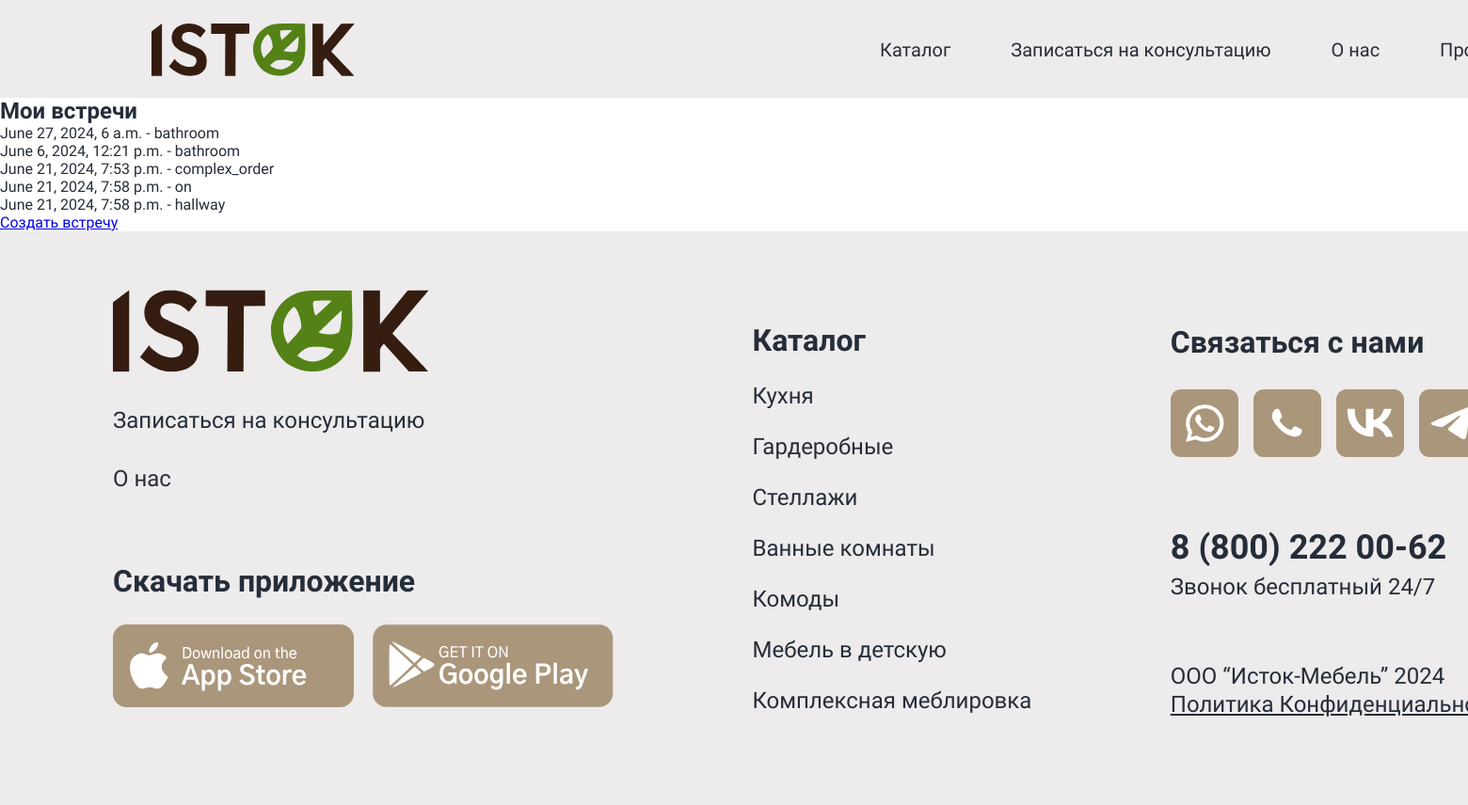
The page /feedback/ (signed in) on the database its author committed.
### appointments/models.py (models this page shows, shortened)
class Appointment(models.Model):
    CONTACT_METHOD_CHOICES = [
        ('phone', 'Телефон'),
        ('social', 'Соц сети'),
    ]
    PURPOSE_CHOICES = [
        ('kitchen', 'Кухня'),
        ('wardrobe', 'Шкаф'),
        ('hallway', 'Прихожая'),
        ('closet', 'Гардероб'),
        ('bathroom', 'Мебель для ванной'),
        ('kids', 'Мебель для детской'),
        ('living_room', 'Мебель для гостиной'),
        ('complex_order', 'Комплексный заказ'),
    ]
    user = models.ForeignKey(CustomUser, on_delete=models.CASCADE)
    date_time = models.DateTimeField()
    is_approved = models.BooleanField(default=False, verbose_name='Подтверждена')
    accepted_datetime = models.DateTimeField(null=True, blank=True)
    notes = models.TextField(blank=True, verbose_name='Заметки')
    contact_method = models.CharField(max_length=10, choices=CONTACT_METHOD_CHOICES)  # Способ связи
    contact_info = models.CharField(max_length=255)  # Сам контакт
    requires_confirmation = models.BooleanField(default=False, verbose_name='Подтверждение')
    purpose = models.CharField(max_length=20, choices=PURPOSE_CHOICES, verbose_name='Цель')  # Цель: Какая мебель потребуется?
    requires_consultation = models.BooleanField(default=False, verbose_name='Консультация')

### appointments/views.py (the view)
# urls.py: path('', views.appointment_list, name='appointment_list'),
@login_required
def appointment_list(request):
    appointments = Appointment.objects.filter(user=request.user)
    return render(request, 'appointments/appointment_list.html', {'appointments': appointments})

### templates/appointments/appointment_list.html (shortened to what this page needs)
{% extends 'flatpages/default.html' %}
{% block content %}
<h2>Мои встречи</h2>
<ul>
    {% for appointment in appointments %}
    <li>{{ appointment.date_time }} - {{ appointment.purpose }}</li>
    {% empty %}
    <li>Нет запланированных встреч.</li>
    {% endfor %}
</ul>
<a href="{% url 'appointment_create' %}">Создать встречу</a>
{% endblock %}

### templates/flatpages/default.html (shortened to what this page needs)
<!DOCTYPE html>
<html lang="ru">
    <head>
        <link rel="stylesheet" href="/static/styles.css">
        <link rel="stylesheet" href="/static/main__style.css">
        <link rel="stylesheet" href="/static/styleconnection.css">
        <link rel="stylesheet" href="/static/personalAccountProfile.css">
        <link rel="stylesheet" href="https://cdn.jsdelivr.net/npm/flatpickr/dist/flatpickr.min.css">
        {% load static %}
        <link href="{% static 'styles.css' %}" rel="stylesheet" />
    </head>
    <body style="height: 100vh; width: 100vw;">
        <div class="wrapper">
            <header class="header">
                <div class="header__wrap">
                    <a href="{% url 'home' %}">
                        <span class="header__logo" style="margin-left: -12em;">
                    </span>
                    </a>
                    <nav class="header__nav" style="margin-right: -15em;">
                        <ul class="header__list">
                            <li class="header__item">
                                <a class="header__link" href="{% url 'index' %}">Каталог</a>
                            </li>
                            <li class="header__item">
                                <a id="consultationBtn" class="header__link">Записаться на консультацию</a>
                            </li>
                            <li class="header__item">
                                <a class="header__link" href="{% url 'about_us' %}">О нас</a>
                            </li>
                            {% if user.is_authenticated %}
                            <li class="header__item">
                                <a class="header__link" href="{% url 'profile' %}">Профиль</a>
                            </li>
                            {% else %}
                            <li class="header__item">
                                <a id="loginBtn" class="header__link" href="#">Регистрация/вход</a>
                            </li>
{% endif %}
                        </ul>
                    </nav>
                </div>
            </header>
            {% block content %}{% endblock content %}
            <footer class="footer">
                <div class="footer__wrap">
                    <div class="footer__info_wrap">
                        <ul class="footer__info">
                            <li class="footer__item">
                            </li>
                            <li class="footer__item">
                               <a id="consultationBtnFooter" class="footer__link">Записаться на консультацию</a>
                            </li>
                            <li class="footer__item">
                                <a class="footer__link" href="{% url 'about_us' %}">О нас</a>
                            </li>
                        </ul>
                        <h3 class="footer__title">Скачать приложение</h3>
                        <div class="footer__app_icon">
                            <img src="/static/images/svg/appStore.svg" class="icon_img" alt="icons" width="256" height="88">
                            <img src="/static/images/svg/googlePlay.svg" class="icon_img" alt="icons" width="256" height="88">
                        </div>
                    </div>
                    <ul class="footer__catalog">
                        <li class="footer__item">
                            <a class="footer__link footer__title" href="{% url 'index' %}">Каталог</a>
                        </li>
                        <li class="footer__item">
                            <a class="footer__link" href="{% url 'product_detail' pk=2 %}">Кухня</a>
                        </li>
                        <li class="footer__item">
                            <a class="footer__link" href="{% url 'product_detail' pk=8 %}">Гардеробные</a>
                        </li>
                        <li class="footer__item">
                            <a class="footer__link" href="{% url 'product_detail' pk=5 %}">Стеллажи</a>
                        </li>
                        <li class="footer__item">
                            <a class="footer__link" href="{% url 'product_detail' pk=15 %}">Ванные комнаты</a>
                        </li>
                        <li class="footer__item">
                            <a class="footer__link" href="{% url 'product_detail' pk=12 %}">Комоды</a>
                        </li>
                        <li class="footer__item">
                            <a class="footer__link" href="{% url 'product_detail' pk=19 %}">Мебель в детскую</a>
                        </li>
                        <li class="footer__item">
                            <a class="footer__link" >Комплексная меблировка</a>
                        </li>
                    </ul>
                    <div class="footer__contacts">
                        <h3 class="footer__title">Связаться с нами</h3>
                        <div class="footer__contacts_icon">
                            <a href="https://wa.me/79311213900" target="_blank" rel="noopener noreferrer">
                                <img src="/static/images/svg/whatsApp.svg" class="icon_img" alt="WhatsApp" width="72" height="72">
                            </a>
                            <a href="tel:+78129662997" target="_blank" rel="noopener noreferrer">
                                <img src="/static/images/svg/viber.svg" class="icon_img" alt="Viber" width="72" height="72">
                            </a>
                            <a href="https://vk.com/istokmebel" target="_blank" rel="noopener noreferrer">
                                <img src="/static/images/svg/vk.svg" class="icon_img" alt="VK" width="72" height="72">
                            </a>
                            <a href="https://t.me/ISTOK_Connect" target="_blank" rel="noopener noreferrer">
                                <img src="/static/images/svg/telegram.svg" class="icon_img" alt="Telegram" width="72" height="72">
                            </a>
                        </div>
                        <p class="footer__contacts_company"><span class="footer__contacts_company_span">8 (800) 222 00-62</span> <br>
                            Звонок бесплатный 24/7</p>
                        <p class="footer__contacts_company">ООО “Исток-Мебель” 2024 <br><span class="footer__contacts_company_underlining" data-url="https://istok-mebel.ru/policy">Политика Конфиденциальности</span> </p>
                    </div>
                </div>
            </footer>
        </div>
    </body>
</html>

### static/styles.css (style rules this page uses)
* { box-sizing: border-box; margin: 0; padding: 0; }
body { width: 1728px; margin: 0 auto; font-family: "Gothic A1", sans-serif; color: #252D39; }
.header__wrap { max-width: 1263px; margin: 0 auto; display: flex; justify-content: space-between; align-items: center; height: 104px; }
.header__list { list-style: none; display: flex; gap:64px; }
.header__link { font-size: 20px; font-weight: 400; line-height: 25px; text-align: left; text-decoration: none; color: #252D39; }
.footer { padding: 62px 120px 72px 120px; gap: 160px; }
.footer__wrap { display: flex; justify-content: space-between; }
.footer__link { font-size: 24px; font-weight: 400; line-height: 30px; text-decoration: none; color: #252D39; }
.footer__title { font-size: 32px; font-weight: 600; line-height: 40px; color: #252D39; }
.footer__info_wrap { display: flex; flex-direction: column; }
.footer__info { list-style: none; display: flex; flex-direction: column; gap: 32px; margin-bottom: 74px; }
.footer__app_icon { display: flex; gap: 20px; margin-top: 26px; }
.footer__catalog { list-style: none; display: flex; flex-direction: column; gap: 24px; padding-top: 34px; }
.footer__contacts { display: flex; flex-direction: column; padding-top: 36px; }
.footer__contacts_icon { display: flex; flex-wrap: nowrap; gap: 16px; margin-top: 30px; }
.footer__contacts_company { font-size: 24px; font-weight: 400; line-height: 30px; margin-top: 65px; }
.footer__contacts_company_span { font-size: 36px; font-weight: 600; line-height: 54px; text-align: left; }
.footer__contacts_company_underlining { text-decoration: underline; }
.icon_img { cursor: pointer; }

### static/main__style.css (style rules this page uses)
* { font-family: "Gothic A1", sans-serif; margin: 0; padding: 0; }
.wrapper { width: 1728px; margin: 0 auto; }
.header { background: #EDEBEC; }
.header__wrap { display: flex; justify-content: space-between; align-items: center; box-sizing: border-box; padding: 24px 120px 22px; }
.header__logo { display: flex; justify-content: space-between; cursor: pointer; }
.header__list { display: flex; gap: 64px; }
.header__item { color:#252D39; font-size: 20px; font-style: normal; font-weight: 400; line-height: normal; cursor: pointer; }
.footer { background: #EDEBEC; }
.footer__catalog { margin-bottom: 24px; }
.footer__item { cursor: pointer; }

### rows shown on the page
Appointment: date_time "June 27, 2024, 6 a.m.", purpose "bathroom"
Appointment: date_time "June 6, 2024, 12:21 p.m.", purpose "bathroom"
Appointment: date_time "June 21, 2024, 7:53 p.m.", purpose "complex_order"
Appointment: date_time "June 21, 2024, 7:58 p.m.", purpose "on"
Appointment: date_time "June 21, 2024, 7:58 p.m.", purpose "hallway"
